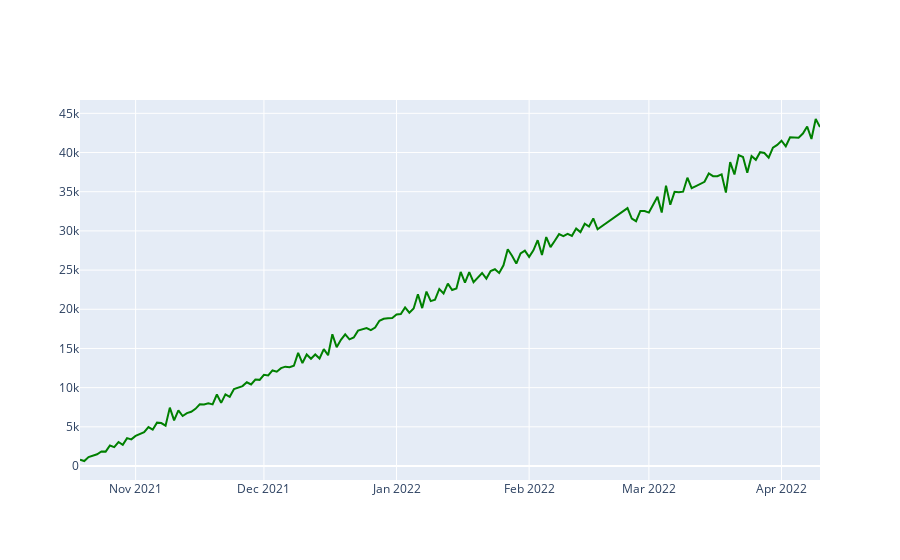

Notebook cell for this chart:
### Code cell
fig = go.Figure()
df2 = pd.read_csv('schedule_acd.csv',index_col=0)
df2=df2[df2['season']==2022]

fig.add_trace(
    go.Scatter(x = pd.to_datetime(df2.index), 
            y = df2['acd'],
            mode = 'lines',
            line={'color': 'green'},
            name='Average',
            )
)
fig.show()

### Figure 1 — Plotly figure (JSON) as saved in the notebook; plotly's stock layout.template omitted (floating-point values rounded to 4 significant figures; data arrays with more than 128 entries replaced by an {"elided": "..."} marker saying what was removed)
{"data": [{"line": {"color": "green"}, "mode": "lines", "name": "Average", "type": "scatter", "x": {"elided": "165 str values"}, "y": {"elided": "165 float values"}}], "layout": {}}
